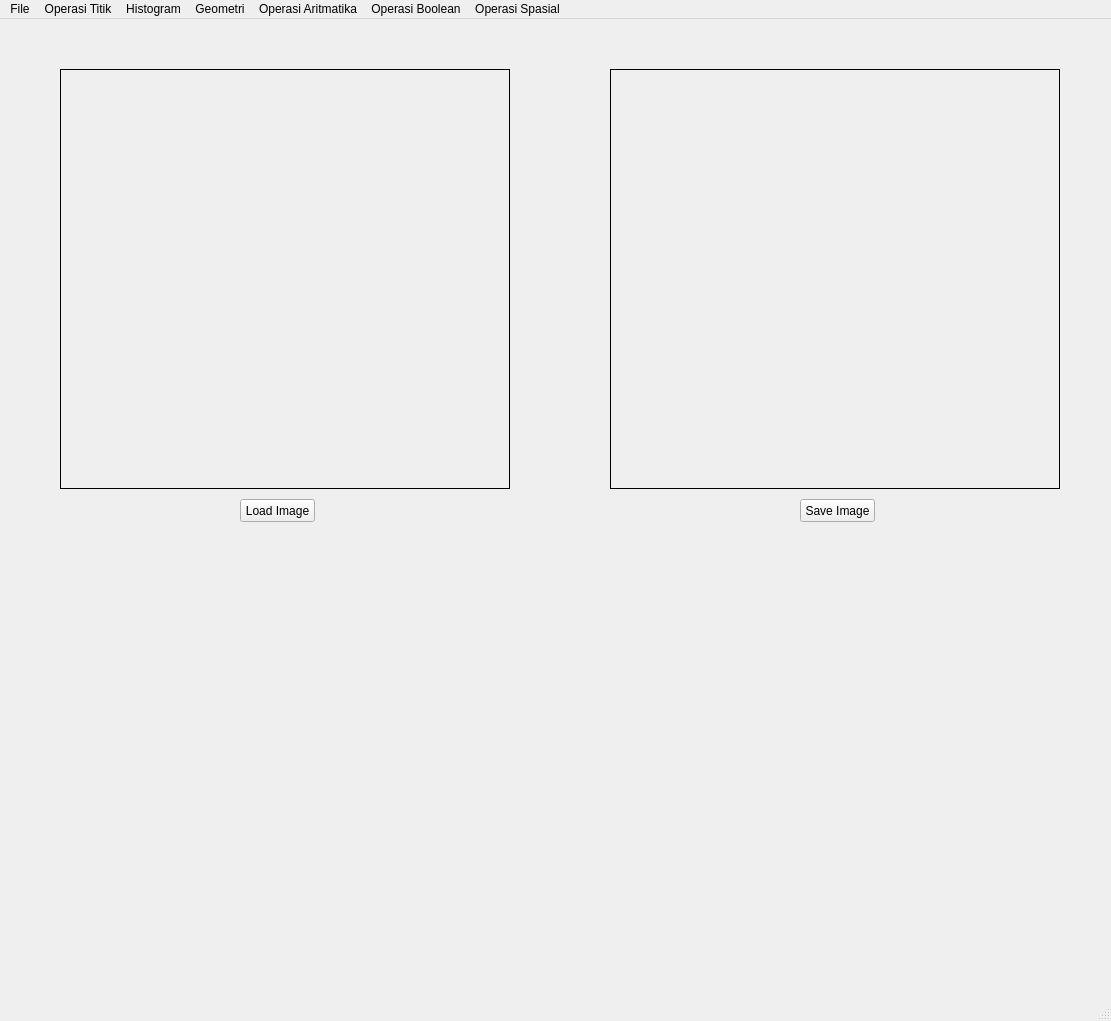
<?xml version="1.0" encoding="UTF-8"?>
<ui version="4.0">
 <class>MainWindow</class>
 <widget class="QMainWindow" name="MainWindow">
  <property name="geometry">
   <rect>
    <x>0</x>
    <y>0</y>
    <width>1111</width>
    <height>1021</height>
   </rect>
  </property>
  <property name="windowTitle">
   <string>MainWindow</string>
  </property>
  <widget class="QWidget" name="centralwidget">
   <widget class="QPushButton" name="loadButton">
    <property name="geometry">
     <rect>
      <x>240</x>
      <y>480</y>
      <width>75</width>
      <height>23</height>
     </rect>
    </property>
    <property name="text">
     <string>Load Image</string>
    </property>
   </widget>
   <widget class="QLabel" name="imgLabel">
    <property name="geometry">
     <rect>
      <x>60</x>
      <y>50</y>
      <width>450</width>
      <height>420</height>
     </rect>
    </property>
    <property name="frameShape">
     <enum>QFrame::Box</enum>
    </property>
    <property name="text">
     <string/>
    </property>
   </widget>
   <widget class="QLabel" name="hasilLabel">
    <property name="geometry">
     <rect>
      <x>610</x>
      <y>50</y>
      <width>450</width>
      <height>420</height>
     </rect>
    </property>
    <property name="frameShape">
     <enum>QFrame::Box</enum>
    </property>
    <property name="text">
     <string/>
    </property>
   </widget>
   <widget class="QPushButton" name="saveButton">
    <property name="geometry">
     <rect>
      <x>800</x>
      <y>480</y>
      <width>75</width>
      <height>23</height>
     </rect>
    </property>
    <property name="text">
     <string>Save Image</string>
    </property>
   </widget>
  </widget>
  <widget class="QMenuBar" name="menubar">
   <property name="geometry">
    <rect>
     <x>0</x>
     <y>0</y>
     <width>1111</width>
     <height>21</height>
    </rect>
   </property>
   <widget class="QMenu" name="menuFile">
    <property name="title">
     <string>File</string>
    </property>
    <addaction name="actionLoad_Image"/>
    <addaction name="actionSave_Image"/>
   </widget>
   <widget class="QMenu" name="menuOperasi_Titik">
    <property name="title">
     <string>Operasi Titik</string>
    </property>
    <addaction name="actionGrayScale"/>
    <addaction name="actionBrightness"/>
    <addaction name="actionSimple_Contrast"/>
    <addaction name="actionContrast_Stretching"/>
    <addaction name="actionNegative_Image"/>
    <addaction name="actionBiner_Image"/>
   </widget>
   <widget class="QMenu" name="menuHistogram">
    <property name="title">
     <string>Histogram</string>
    </property>
    <addaction name="actionGray_Histogram"/>
    <addaction name="actionRGB_Histogram"/>
    <addaction name="actionHistogram_Equalization"/>
   </widget>
   <widget class="QMenu" name="menuGeometri">
    <property name="title">
     <string>Geometri</string>
    </property>
    <addaction name="actionTranslasi"/>
    <addaction name="actionRotasi"/>
    <addaction name="actionResize"/>
    <addaction name="actionCrop"/>
   </widget>
   <widget class="QMenu" name="menuOperasi_Aritmatika">
    <property name="title">
     <string>Operasi Aritmatika</string>
    </property>
    <addaction name="actionTambah"/>
    <addaction name="actionKurang"/>
    <addaction name="actionKali"/>
    <addaction name="actionBagi"/>
   </widget>
   <widget class="QMenu" name="menuOperasi_Boolean">
    <property name="title">
     <string>Operasi Boolean</string>
    </property>
    <addaction name="actionAnd"/>
    <addaction name="actionOr"/>
    <addaction name="actionXor"/>
   </widget>
   <widget class="QMenu" name="menuOperasi_Spasial">
    <property name="title">
     <string>Operasi Spasial</string>
    </property>
    <addaction name="actionFilter"/>
    <addaction name="actionMean_Filter"/>
    <addaction name="actionGaussian_Filter"/>
   </widget>
   <addaction name="menuFile"/>
   <addaction name="menuOperasi_Titik"/>
   <addaction name="menuHistogram"/>
   <addaction name="menuGeometri"/>
   <addaction name="menuOperasi_Aritmatika"/>
   <addaction name="menuOperasi_Boolean"/>
   <addaction name="menuOperasi_Spasial"/>
  </widget>
  <widget class="QStatusBar" name="statusbar"/>
  <action name="actionGrayScale">
   <property name="text">
    <string>GrayScale</string>
   </property>
  </action>
  <action name="actionLoad_Image">
   <property name="text">
    <string>Load Image</string>
   </property>
  </action>
  <action name="actionSave_Image">
   <property name="text">
    <string>Save Image</string>
   </property>
  </action>
  <action name="actionBrightness">
   <property name="text">
    <string>Brightness</string>
   </property>
  </action>
  <action name="actionSimple_Contrast">
   <property name="text">
    <string>Simple Contrast</string>
   </property>
  </action>
  <action name="actionContrast_Stretching">
   <property name="text">
    <string>Contrast Stretching</string>
   </property>
  </action>
  <action name="actionNegative_Image">
   <property name="text">
    <string>Negative Image</string>
   </property>
  </action>
  <action name="actionBiner_Image">
   <property name="text">
    <string>Biner Image</string>
   </property>
  </action>
  <action name="actionGray_Histogram">
   <property name="text">
    <string>Histogram Grayscale</string>
   </property>
  </action>
  <action name="actionRGB_Histogram">
   <property name="text">
    <string>Histogram RGB</string>
   </property>
  </action>
  <action name="actionHistogram_Equalization">
   <property name="text">
    <string>Histogram Equalization</string>
   </property>
  </action>
  <action name="actionTranslasi">
   <property name="text">
    <string>Translasi</string>
   </property>
  </action>
  <action name="actionRotasi">
   <property name="text">
    <string>Rotasi</string>
   </property>
  </action>
  <action name="actionResize">
   <property name="text">
    <string>Resize</string>
   </property>
  </action>
  <action name="actionCrop">
   <property name="text">
    <string>Crop Image</string>
   </property>
  </action>
  <action name="actionTambah">
   <property name="text">
    <string>Tambah +</string>
   </property>
  </action>
  <action name="actionKurang">
   <property name="text">
    <string>Kurang -</string>
   </property>
  </action>
  <action name="actionKali">
   <property name="text">
    <string>Kali x</string>
   </property>
  </action>
  <action name="actionBagi">
   <property name="text">
    <string>Bagi /</string>
   </property>
  </action>
  <action name="actionAnd">
   <property name="text">
    <string>AND &amp;&amp;</string>
   </property>
  </action>
  <action name="actionOr">
   <property name="text">
    <string>OR ||</string>
   </property>
  </action>
  <action name="actionXor">
   <property name="text">
    <string>XOR ^</string>
   </property>
  </action>
  <action name="actionFilter">
   <property name="text">
    <string>Filtering</string>
   </property>
  </action>
  <action name="actionMean_Filter">
   <property name="text">
    <string>Mean Filtering</string>
   </property>
  </action>
  <action name="actionGaussian_Filter">
   <property name="text">
    <string>Gaussian Filtering</string>
   </property>
  </action>
 </widget>
 <resources/>
 <connections/>
</ui>
